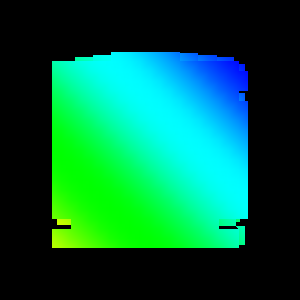

Write Python code to recreate this figure.
#!/usr/bin/env python
# Demonstrate vtkmThreshold with between thresholding on a wavelet with elevation coloring.

import vtkmodules.vtkInteractionStyle  # noqa: F401
import vtkmodules.vtkRenderingOpenGL2  # noqa: F401

from vtkmodules.vtkAcceleratorsVTKmFilters import vtkmThreshold
from vtkmodules.vtkCommonDataModel import vtkDataObject
from vtkmodules.vtkFiltersCore import vtkElevationFilter, vtkThreshold
from vtkmodules.vtkFiltersGeometry import vtkDataSetSurfaceFilter
from vtkmodules.vtkImagingCore import vtkRTAnalyticSource
from vtkmodules.vtkRenderingCore import (
    vtkActor,
    vtkPolyDataMapper,
    vtkRenderWindow,
    vtkRenderWindowInteractor,
    vtkRenderer,
)

# Wavelet source.
source = vtkRTAnalyticSource()

# Elevation field.
elevation = vtkElevationFilter()
elevation.SetInputConnection(source.GetOutputPort())
elevation.SetScalarRange(0.0, 1.0)
elevation.SetLowPoint(-10.0, -10.0, -10.0)
elevation.SetHighPoint(10.0, 10.0, 10.0)

# Threshold via VTK-m between 100 and 200 on RTData.
threshold = vtkmThreshold()
threshold.SetInputConnection(elevation.GetOutputPort())
threshold.SetInputArrayToProcess(
    0, 0, 0, vtkDataObject.FIELD_ASSOCIATION_POINTS, "RTData"
)
threshold.SetThresholdFunction(vtkThreshold.THRESHOLD_BETWEEN)
threshold.SetLowerThreshold(100.0)
threshold.SetUpperThreshold(200.0)
threshold.SetAllScalars(0)

# Extract surface.
surface = vtkDataSetSurfaceFilter()
surface.SetInputConnection(threshold.GetOutputPort())

# Mapper and actor.
mapper = vtkPolyDataMapper()
mapper.SetInputConnection(surface.GetOutputPort())
mapper.ScalarVisibilityOn()
mapper.SetScalarModeToUsePointFieldData()
mapper.SelectColorArray("Elevation")
mapper.SetScalarRange(0.0, 1.0)

actor = vtkActor()
actor.SetMapper(mapper)

# Renderer
renderer = vtkRenderer()
renderer.AddActor(actor)

# Window
render_window = vtkRenderWindow()
render_window.AddRenderer(renderer)
render_window.SetWindowName("vtkm threshold between")

# Scene
renderer.ResetCamera()

# Interactor
interactor = vtkRenderWindowInteractor()
interactor.SetRenderWindow(render_window)

interactor.Initialize()
interactor.Start()
